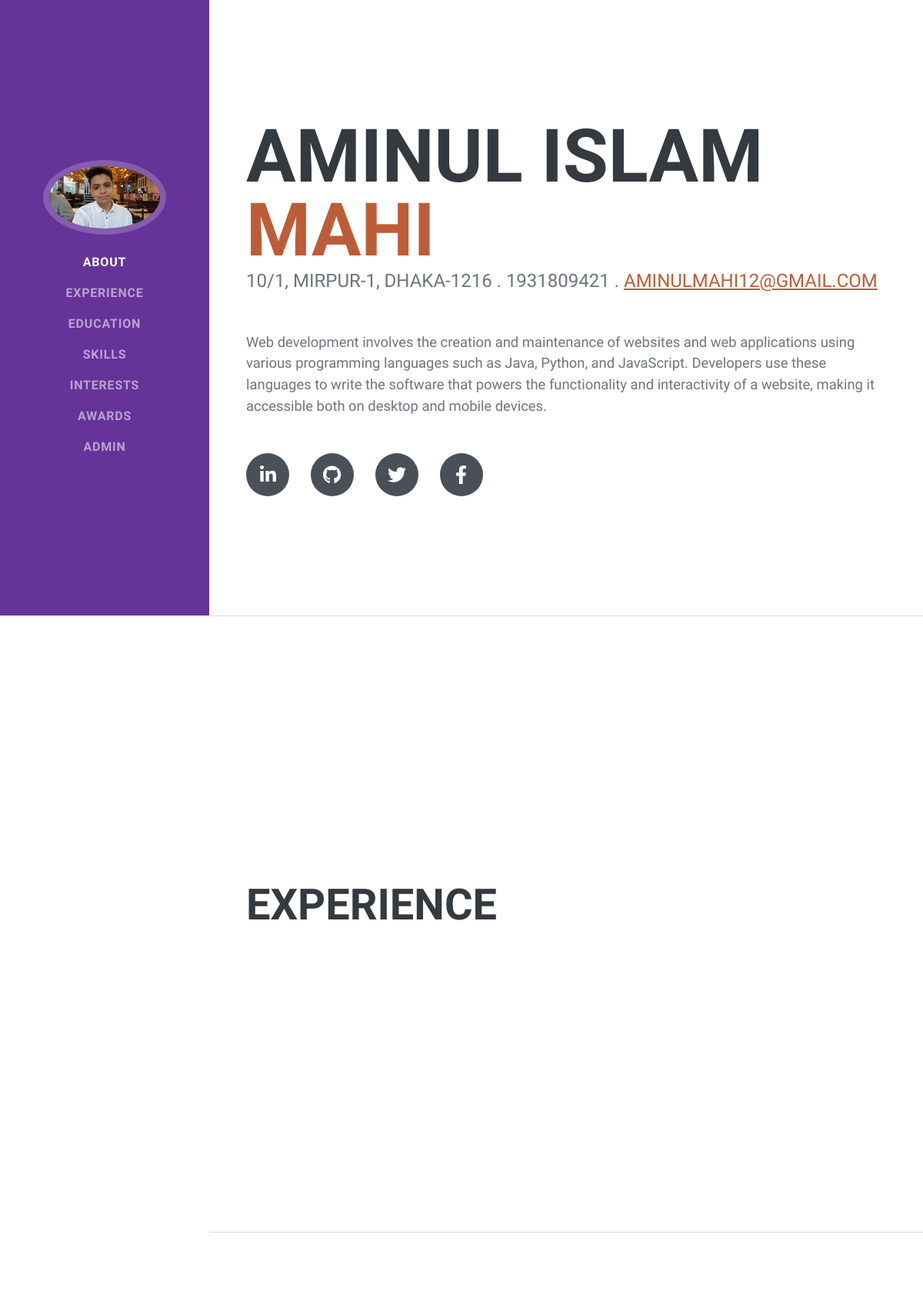
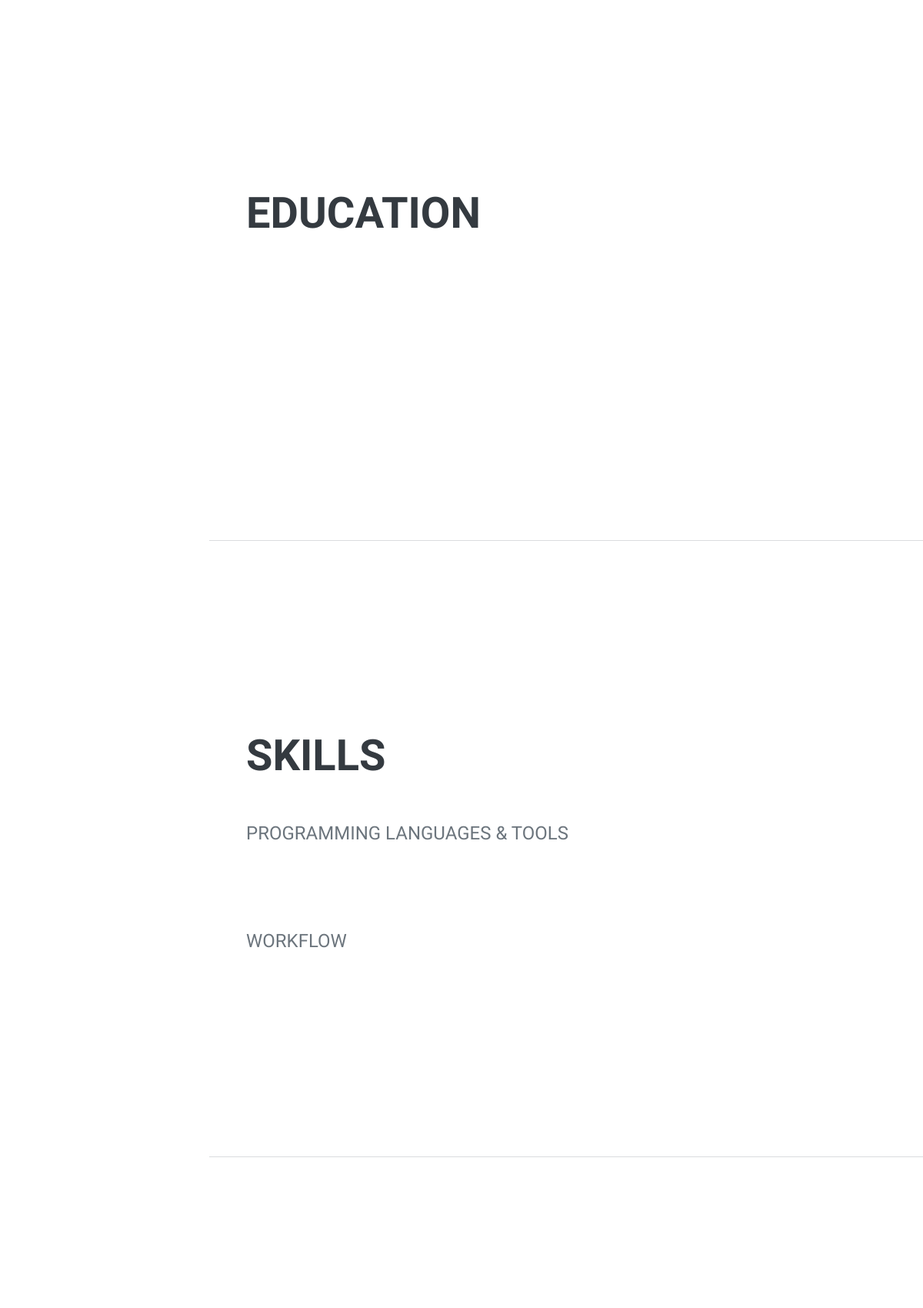
The page / (upper part) on the database its author committed (2 pictures, top to bottom).
### adminapp/models.py (models this page shows)
class Main(models.Model):
    name = models.CharField(max_length=100)
    l_name = models.CharField(max_length=100)
    address = models.CharField(max_length=255)
    phone = models.IntegerField()
    email = models.EmailField(max_length=100)
    description = models.TextField(max_length=600)
    image = models.ImageField(upload_to='images/')
    f_url = models.URLField()
    l_url = models.URLField()
    t_url = models.URLField()
    g_url = models.URLField()

### adminapp/views.py (the view)
# urls.py: path('', views.index, name='index'),
def index(request):
    all_data = Main.objects.all()
    all_data1 = Experience.objects.all()
    all_data2 = Education.objects.all()
    all_data3 = Skills.objects.all()
    all_data4 = Interest.objects.all()
    all_data5 = Awards.objects.all()
    data = {
        'all_user_data' : all_data,
        'all_exp_data' : all_data1,
        'all_edu_data' : all_data2,
        'all_skill_data' : all_data3,
        'all_int_data' : all_data4,
        'all_awa_data' : all_data5,
        }
    return render(request, 'index.html', data)

### templates/index.html (shortened to what this page needs)
{% load static %}
<!DOCTYPE html>
<html lang="en">
    <head>
        <link href="{% static 'css/styles.css' %}" rel="stylesheet" />
    </head>
    <body id="page-top">
        <nav class="navbar navbar-expand-lg navbar-dark bg-primary fixed-top" id="sideNav">
            <a class="navbar-brand js-scroll-trigger" href="#page-top">
                {% for i in all_user_data %}
                <span class="d-none d-lg-block"><img class="img-fluid img-profile rounded-circle mx-auto mb-2" src="/media/{{i.image}}" alt="..." /></span>
                {% endfor %}
            </a>
            <div class="collapse navbar-collapse" id="navbarResponsive">
                <ul class="navbar-nav">
                    <li class="nav-item"><a class="nav-link js-scroll-trigger" href="#about">About</a></li>
                    <li class="nav-item"><a class="nav-link js-scroll-trigger" href="#experience">Experience</a></li>
                    <li class="nav-item"><a class="nav-link js-scroll-trigger" href="#education">Education</a></li>
                    <li class="nav-item"><a class="nav-link js-scroll-trigger" href="#skills">Skills</a></li>
                    <li class="nav-item"><a class="nav-link js-scroll-trigger" href="#interests">Interests</a></li>
                    <li class="nav-item"><a class="nav-link js-scroll-trigger" href="#awards">Awards</a></li>
                    <li class="nav-item"><a class="nav-link js-scroll-trigger" href="login/">Admin</a></li>
                </ul>
            </div>
        </nav>
        <div class="container-fluid p-0">
            {% for i in all_user_data %}
            <section class="resume-section" id="about">
                <div class="resume-section-content">
                    <h1 class="mb-0">
                        {{i.name}}
                        <span class="text-primary">{{i.l_name}}</span>
                    </h1>
                    <div class="subheading mb-5">
                        {{i.address}} . {{i.phone}} .
                        <a href="mailto:name@email.com">{{i.email}}</a>
                    </div>
                    <p class="lead mb-5">{{i.description}}</p>
                    <div class="social-icons">
                        <a class="social-icon" href="{{i.l_url}}"><i class="fab fa-linkedin-in"></i></a>
                        <a class="social-icon" href="{{i.g_url}}"><i class="fab fa-github"></i></a>
                        <a class="social-icon" href="{{i.t_url}}"><i class="fab fa-twitter"></i></a>
                        <a class="social-icon" href="{{i.f_url}}"><i class="fab fa-facebook-f"></i></a>
                    </div>
                </div>
                {% endfor %}
            </section>
            <hr class="m-0" />
            <section class="resume-section" id="experience">
                <div class="resume-section-content">
                    <h2 class="mb-5">Experience</h2>
                </div>
            </section>
            <hr class="m-0" />
            <section class="resume-section" id="education">
                <div class="resume-section-content">
                    <h2 class="mb-5">Education</h2>
                </div>
            </section>
            <hr class="m-0" />
            <section class="resume-section" id="skills">
                <div class="resume-section-content">
                    <h2 class="mb-5">Skills</h2>
                    <div class="subheading mb-3">Programming Languages & Tools</div>
                    <ul class="list-inline dev-icons">
                    </ul>
                    <div class="subheading mb-3">Workflow</div>
                </div>
            </section>
            <hr class="m-0" />
            <section class="resume-section" id="interests">
            </section>
        </div>
    </body>
</html>

### rows shown on the page
Main: image (picture), name "AMINUL ISLAM", l_name "MAHI", address "10/1, MIRPUR-1, DHAKA-1216", phone "1931809421", email "AMINULMAHI12@GMAIL.COM", description "Web development involves the creation and maintenance of websites and web applications using various programming languages such as Java, Python, and JavaScript. Developers use these languages to write the software that powers the functionality and interactivity of a website, making it accessible both on desktop and mobile devices."
